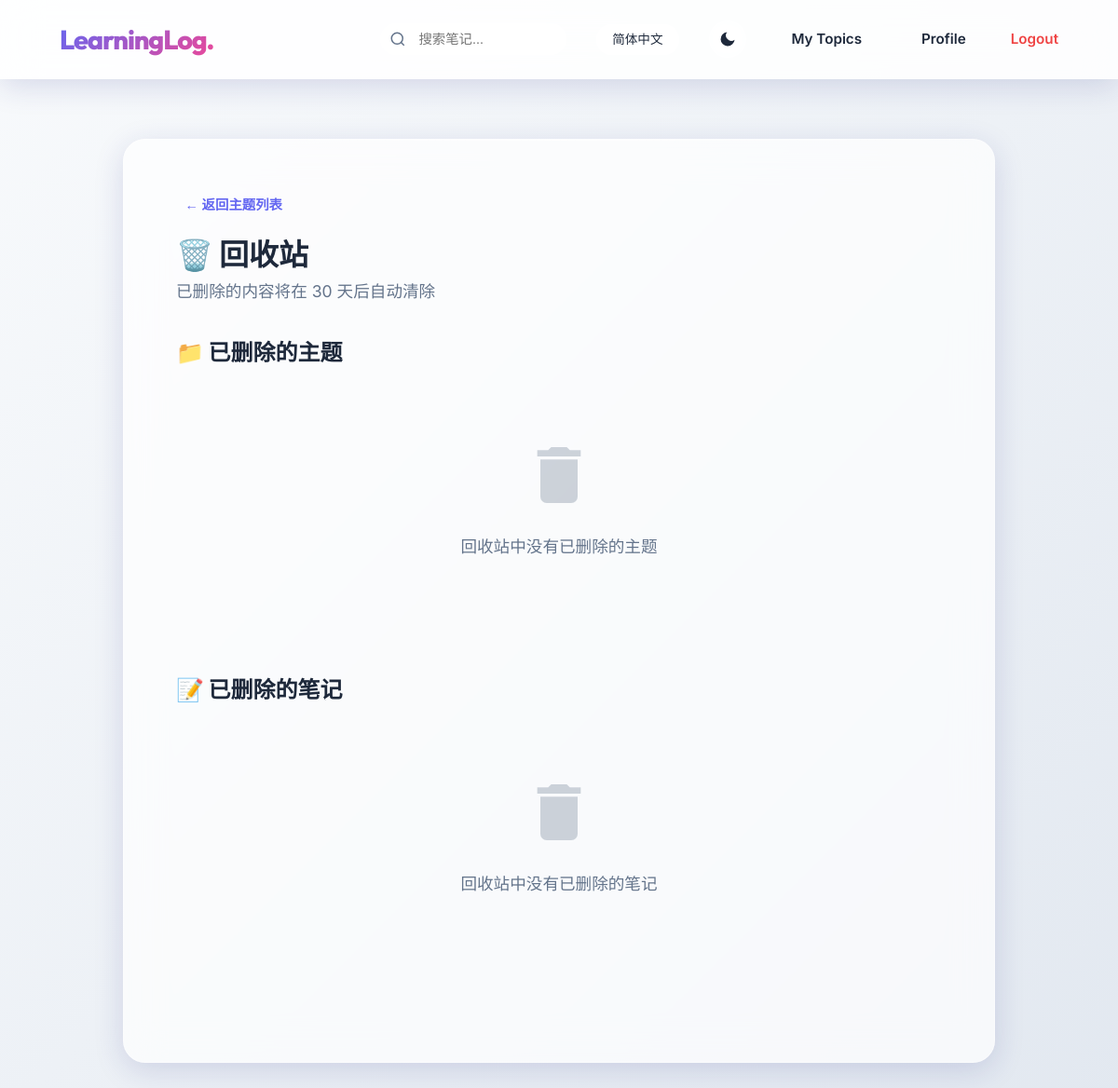
Page /zh-hans/trash/ (signed in) on the earlier database version.
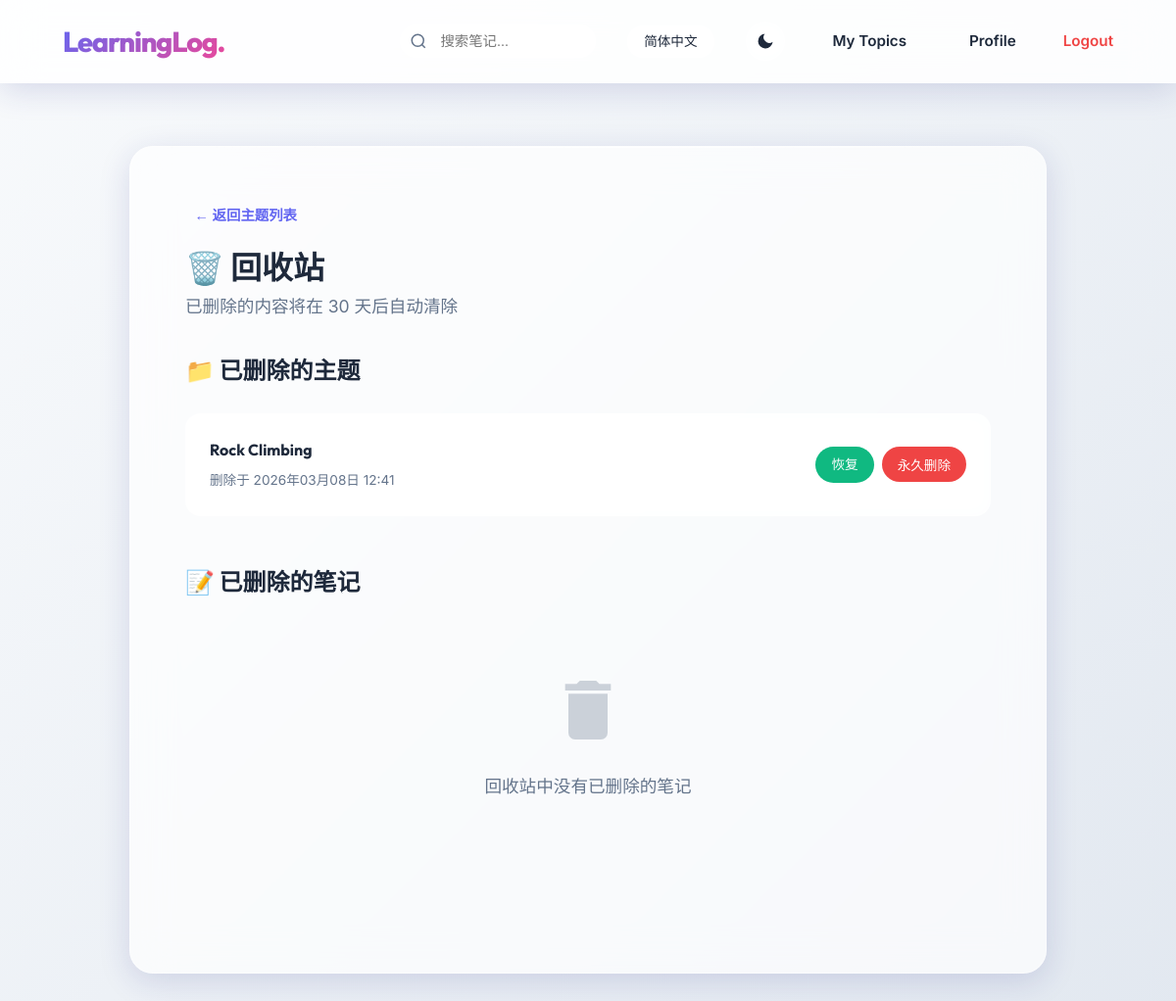
Same page on the later database version.
### learning_logs/models.py (models this page shows, shortened)
class Topic(models.Model):
    COVER_STYLES = [
        ('default', '默认渐变'),
        ('ocean', '海洋蓝'),
        ('sunset', '日落橙'),
        ('forest', '森林绿'),
        ('purple', '梦幻紫'),
        ('pink', '樱花粉'),
        ('gold', '金色阳光'),
        ('dark', '暗夜星空'),
    ]
    VISIBILITY_CHOICES = [
        ('public', '公开'),
        ('private', '私人'),
        ('followers', '仅关注者可见'),
    ]
    text = models.CharField(max_length=200)
    date_added = models.DateTimeField(auto_now_add=True)
    owner = models.ForeignKey(User, on_delete=models.CASCADE)
    tags = models.ManyToManyField(Tag, blank=True, related_name='topics')
    is_deleted = models.BooleanField(default=False)
    deleted_at = models.DateTimeField(null=True, blank=True)
    cover_image = models.ImageField(upload_to='covers/', blank=True, null=True, verbose_name='封面图片')
    cover_style = models.CharField(max_length=20, choices=COVER_STYLES, default='default', verbose_name='封面样式')
    is_pinned = models.BooleanField(default=False, verbose_name='置顶')
    order = models.IntegerField(default=0, verbose_name='排序权重')
    visibility = models.CharField(max_length=20, choices=VISIBILITY_CHOICES, default='public', verbose_name='可见性')

### learning_logs/views.py (the view)
# urls.py: path('trash/', views.trash, name='trash'),
@login_required
def trash(request):
    deleted_topics = Topic.objects.filter(owner=request.user, is_deleted=True).order_by('-deleted_at')
    deleted_entries = Entry.objects.filter(topic__owner=request.user, is_deleted=True).select_related('topic').order_by('-deleted_at')
    context = {
        'deleted_topics': deleted_topics,
        'deleted_entries': deleted_entries,
    }
    return render(request, 'learning_logs/trash.html', context)

### learning_logs/templates/learning_logs/trash.html (shortened to what this page needs)
{% extends "learning_logs/base.html" %}
{% block content %}
<div style="margin-bottom: 2rem;">
    <a href="{% url 'learning_logs:topics' %}" class="small-link">← 返回主题列表</a>
    <h2 style="font-size: 2rem; margin-top: 1rem;">🗑️ 回收站</h2>
    <p style="color: var(--text-muted);">已删除的内容将在 30 天后自动清除</p>
</div>
<div class="trash-section">
    <h3 class="trash-title">📁 已删除的主题</h3>
    {% if deleted_topics %}
        {% for topic in deleted_topics %}
        <div class="trash-item">
            <div class="trash-item-info">
                <h4>{{ topic.text }}</h4>
                <p>删除于 {{ topic.deleted_at|date:"Y年m月d日 H:i" }}</p>
            </div>
            <div class="trash-actions">
                <a href="{% url 'learning_logs:restore_topic' topic.id %}" class="btn-restore">恢复</a>
                <form action="{% url 'learning_logs:permanent_delete_topic' topic.id %}" method="post" style="display: inline;" onsubmit="return confirm('确定要永久删除吗？此操作不可恢复！');">
                    <button type="submit" class="btn-permanent-delete">永久删除</button>
                </form>
            </div>
        </div>
        {% endfor %}
    {% else %}
        <div class="empty-trash">
            <svg viewBox="0 0 24 24" fill="currentColor">
                <path d="M19 4h-3.5l-1-1h-5l-1 1H5v2h14M6 19a2 2 0 0 0 2 2h8a2 2 0 0 0 2-2V7H6v12z"/>
            </svg>
            <p>回收站中没有已删除的主题</p>
        </div>
    {% endif %}
</div>
<div class="trash-section">
    <h3 class="trash-title">📝 已删除的笔记</h3>
    {% if deleted_entries %}
        {% for entry in deleted_entries %}
        <div class="trash-item">
            <div class="trash-item-info">
                <h4>{{ entry.text|truncatechars:50 }}</h4>
                <p>所属主题: {{ entry.topic.text }} | 删除于 {{ entry.deleted_at|date:"Y年m月d日 H:i" }}</p>
            </div>
            <div class="trash-actions">
                <a href="{% url 'learning_logs:restore_entry' entry.id %}" class="btn-restore">恢复</a>
                <form action="{% url 'learning_logs:permanent_delete_entry' entry.id %}" method="post" style="display: inline;" onsubmit="return confirm('确定要永久删除吗？此操作不可恢复！');">
                    {% csrf_token %}
                    <button type="submit" class="btn-permanent-delete">永久删除</button>
                </form>
            </div>
        </div>
        {% endfor %}
    {% else %}
        <div class="empty-trash">
            <svg viewBox="0 0 24 24" fill="currentColor">
                <path d="M19 4h-3.5l-1-1h-5l-1 1H5v2h14M6 19a2 2 0 0 0 2 2h8a2 2 0 0 0 2-2V7H6v12z"/>
            </svg>
            <p>回收站中没有已删除的笔记</p>
        </div>
    {% endif %}
</div>
{% endblock %}

### learning_logs/templates/learning_logs/base.html (shortened to what this page needs)
{% load i18n %}
<!DOCTYPE html>
<html lang="zh-CN">
<head>
    <link rel="stylesheet" href="https://cdn.jsdelivr.net/npm/katex@0.16.9/dist/katex.min.css">
</head>
<body>
    <nav class="navbar">
        <a href="{% url 'learning_logs:index' %}" class="logo">LearningLog.</a>
        <div class="nav-links">
            <div class="search-box" style="position: relative; display: flex; align-items: center;">
                <svg class="search-icon" viewBox="0 0 24 24" fill="none" stroke="currentColor" stroke-width="2" style="position: absolute; left: 10px; width: 18px; height: 18px; color: var(--text-muted);">
                    <circle cx="11" cy="11" r="8"/><path d="M21 21l-4.35-4.35"/>
                </svg>
                <input type="text" id="globalSearch" placeholder="搜索笔记..."
                    style="padding: 0.5rem 1rem 0.5rem 2.5rem; border: 1px solid var(--glass-border); border-radius: var(--radius-full);
                           background: var(--card-bg); color: var(--text-main); font-size: 0.9rem; width: 200px;
                           transition: all 0.3s ease;"
                    onfocus="this.style.width='300px'; this.style.boxShadow='0 0 0 3px rgba(99,102,241,0.1)';"
                    onblur="this.style.width='200px'; this.style.boxShadow='none';">
            </div>
            <div class="lang-switcher" style="position: relative;">
                <form action="{% url 'set_language' %}" method="post" id="langForm" style="margin: 0;">
                    <select name="language" onchange="this.form.submit()" class="lang-select">
                        {% get_current_language as LANGUAGE_CODE %}
                        {% get_available_languages as LANGUAGES %}
                        {% get_language_info_list for LANGUAGES as languages %}
                        {% for language in languages %}
                            <option value="{{ language.code }}" {% if language.code == LANGUAGE_CODE %}selected{% endif %}>
                                {{ language.name_local }}
                            </option>
                        {% endfor %}
                    </select>
                </form>
            </div>
            <button class="theme-toggle" id="themeToggle" aria-label="切换主题">
                <svg class="moon-icon" viewBox="0 0 24 24" fill="currentColor">
                    <path d="M21 12.79A9 9 0 1 1 11.21 3 7 7 0 0 0 21 12.79z"/>
                </svg>
            </button>
            {% if user.is_authenticated %}
            <a href="{% url 'learning_logs:topics' %}" class="nav-link">My Topics</a>
            <a href="{% url 'learning_logs:user_profile' user.username %}" class="nav-link">Profile</a>
            <form action="{% url 'accounts:logout' %}" method="post" style="display: inline; margin: 0; padding: 0;">
                <button type="submit" class="btn-danger-text">Logout</button>
            </form>
            {% else %}
            <a href="{% url 'accounts:login' %}" class="nav-link">Login</a>
            <a href="{% url 'accounts:register' %}" class="nav-btn btn-primary">Get Started</a>
            {% endif %}
        </div>
    </nav>
    <div class="container">
        <div class="card">
            {% block content %}{% endblock %}
        </div>
    </div>
</body>
</html>

### learning_logs/templates/learning_logs/trash.html (style rules this page uses)
.trash-section { margin-bottom: 3rem; }
.trash-title { font-size: 1.5rem; font-weight: 600; color: var(--text-main); margin-bottom: 1.5rem; display: flex; align-items: center; gap: 0.5rem; }
.trash-item { background: var(--card-bg); backdrop-filter: blur(10px); border: 1px solid var(--glass-border); border-radius: var(--radius-md); padding: 1.5rem; margin-bottom: 1rem; display: flex; justify-content: space-between; align-items: center; transition: var(--transition-smooth); }
.trash-item-info h4 { margin: 0 0 0.5rem 0; color: var(--text-main); }
.trash-item-info p { margin: 0; font-size: 0.85rem; color: var(--text-muted); }
.trash-actions { display: flex; gap: 0.5rem; }
.btn-restore { background: var(--accent); color: white; padding: 0.5rem 1rem; border-radius: var(--radius-full); text-decoration: none; font-size: 0.85rem; font-weight: 500; transition: var(--transition-smooth); border: none; cursor: pointer; }
.btn-permanent-delete { background: var(--danger); color: white; padding: 0.5rem 1rem; border-radius: var(--radius-full); font-size: 0.85rem; font-weight: 500; transition: var(--transition-smooth); border: none; cursor: pointer; }
.empty-trash { text-align: center; padding: 3rem; color: var(--text-muted); }
.empty-trash svg { width: 80px; height: 80px; margin-bottom: 1rem; opacity: 0.3; }

Differences in the rows shown:
now on this page (row edited): Topic: text "Rock Climbing", deleted_at "2026年03月08日 12:41"
Other differences:
text no longer shown: "回收站中没有已删除的主题"
